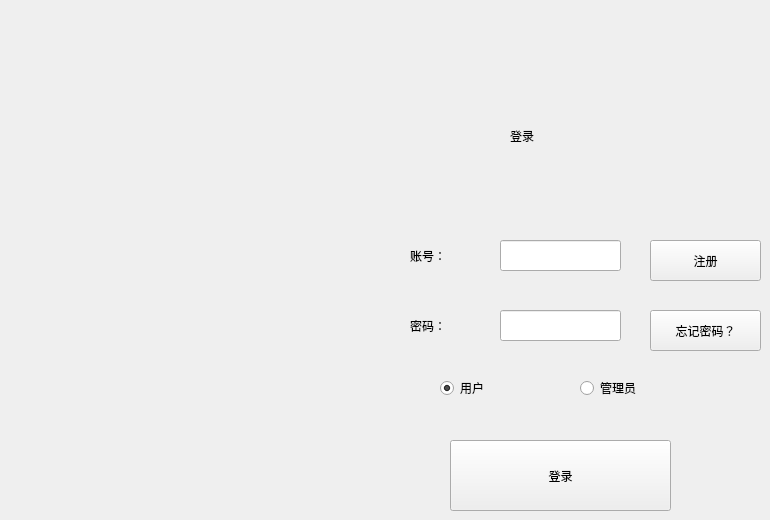
   <widget class="QWidget" name="signinwindow">
    <widget class="QLabel" name="label">
     <property name="geometry">
      <rect>
       <x>510</x>
       <y>100</y>
       <width>91</width>
       <height>71</height>
      </rect>
     </property>
     <property name="styleSheet">
      <string notr="true">font: 22pt &quot;微软雅黑&quot;;
</string>
     </property>
     <property name="text">
      <string>登录</string>
     </property>
    </widget>
    <widget class="QLabel" name="label_2">
     <property name="geometry">
      <rect>
       <x>410</x>
       <y>240</y>
       <width>61</width>
       <height>31</height>
      </rect>
     </property>
     <property name="styleSheet">
      <string notr="true">font:9pt &quot;微软雅黑&quot;;</string>
     </property>
     <property name="text">
      <string>账号：</string>
     </property>
    </widget>
    <widget class="QLabel" name="label_3">
     <property name="geometry">
      <rect>
       <x>410</x>
       <y>310</y>
       <width>61</width>
       <height>31</height>
      </rect>
     </property>
     <property name="styleSheet">
      <string notr="true">font: 9pt &quot;微软雅黑&quot;;
</string>
     </property>
     <property name="text">
      <string>密码：</string>
     </property>
    </widget>
    <widget class="QLineEdit" name="useraccount">
     <property name="geometry">
      <rect>
       <x>500</x>
       <y>240</y>
       <width>121</width>
       <height>31</height>
      </rect>
     </property>
     <property name="styleSheet">
      <string notr="true">font: 9pt &quot;微软雅黑&quot;;</string>
     </property>
    </widget>
    <widget class="QLineEdit" name="userpassword">
     <property name="geometry">
      <rect>
       <x>500</x>
       <y>310</y>
       <width>121</width>
       <height>31</height>
      </rect>
     </property>
     <property name="styleSheet">
      <string notr="true">font: 9pt &quot;微软雅黑&quot;;</string>
     </property>
    </widget>
    <widget class="QRadioButton" name="loginforuser">
     <property name="geometry">
      <rect>
       <x>440</x>
       <y>380</y>
       <width>89</width>
       <height>16</height>
      </rect>
     </property>
     <property name="styleSheet">
      <string notr="true">font: 9pt &quot;微软雅黑&quot;;
</string>
     </property>
     <property name="text">
      <string>用户</string>
     </property>
     <property name="checked">
      <bool>true</bool>
     </property>
    </widget>
    <widget class="QRadioButton" name="loginforadmin">
     <property name="geometry">
      <rect>
       <x>580</x>
       <y>380</y>
       <width>89</width>
       <height>16</height>
      </rect>
     </property>
     <property name="styleSheet">
      <string notr="true">font: 9pt &quot;微软雅黑&quot;;
</string>
     </property>
     <property name="text">
      <string>管理员</string>
     </property>
    </widget>
    <widget class="QPushButton" name="userLogin">
     <property name="geometry">
      <rect>
       <x>450</x>
       <y>440</y>
       <width>221</width>
       <height>71</height>
      </rect>
     </property>
     <property name="styleSheet">
      <string notr="true">font: 9pt &quot;微软雅黑&quot;;</string>
     </property>
     <property name="text">
      <string>登录</string>
     </property>
    </widget>
    <widget class="QPushButton" name="userRegister">
     <property name="geometry">
      <rect>
       <x>650</x>
       <y>240</y>
       <width>111</width>
       <height>41</height>
      </rect>
     </property>
     <property name="styleSheet">
      <string notr="true">font: 9pt &quot;微软雅黑&quot;;</string>
     </property>
     <property name="text">
      <string>注册</string>
     </property>
    </widget>
    <widget class="QPushButton" name="lossPassword">
     <property name="geometry">
      <rect>
       <x>650</x>
       <y>310</y>
       <width>111</width>
       <height>41</height>
      </rect>
     </property>
     <property name="styleSheet">
      <string notr="true">font: 9pt &quot;微软雅黑&quot;;</string>
     </property>
     <property name="text">
      <string>忘记密码？</string>
     </property>
    </widget>
   </widget>
